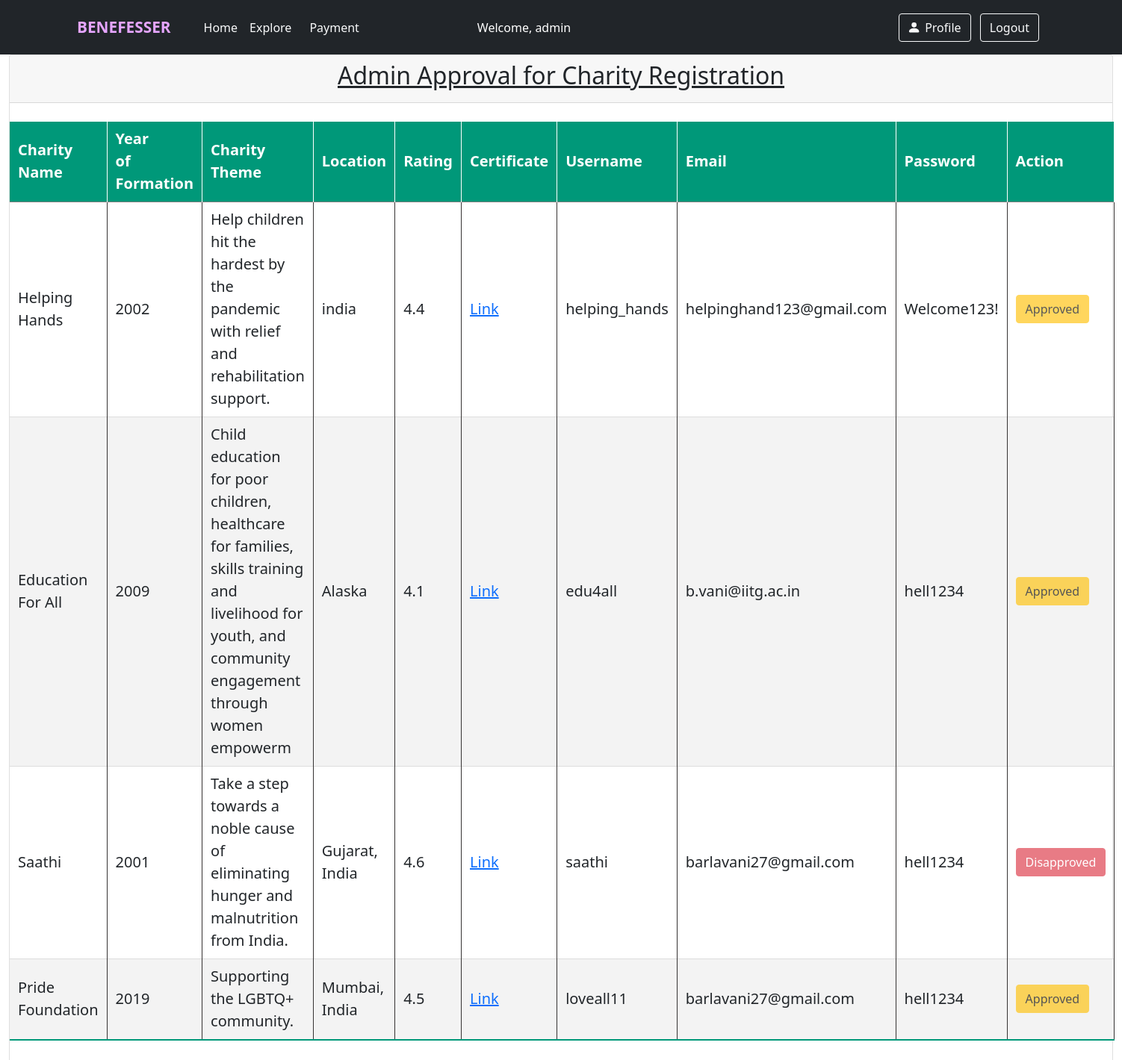
The app's page /AdminApprovalView/ (signed in) with its own data.
### explore/models.py (models this page shows, shortened)
class Charity(AbstractBaseUser):
    name = models.CharField(max_length=250)
    location = models.CharField(max_length=50)
    year = models.CharField(max_length=4)
    charity_theme = models.CharField(max_length=250)
    rating = models.DecimalField(max_digits=2, decimal_places=1)
    pic_link = models.CharField(max_length=1000)
    charity_id = models.CharField(max_length=7, )
    certificate = models.ImageField(upload_to="media", blank=True)
    username = models.CharField(max_length=100,primary_key=True)
    identifier = models.CharField(max_length=40)
    USERNAME_FIELD = 'identifier'
    email = models.EmailField()
    password1 = models.CharField(max_length=200)
    password2 = models.CharField(max_length=200)
    status = models.IntegerField(default=0)

### explore/views.py (the view)
# urls.py: path('AdminApprovalView/', views.admin_approval_view,
def admin_approval_view(request):
    registrations = Charity.objects.all()
    return render(request, 'adminapproval.html', {'registrations': registrations})

### templates/adminapproval.html (shortened to what this page needs)
<!doctype html>
<html lang="en">
<head>
    <link href="https://cdn.jsdelivr.net/npm/bootstrap@5.1.3/dist/css/bootstrap.min.css" rel="stylesheet"
>
</head>
<body>
{% include 'navbar.html' %}
  <section class="content">
    <div class="container-fluid">
      <div class="row">
        <div class="col-md-12">
          <div class="card card-primary">
            <div class="card-header">
              <header>
                <h2 class="card-title">
                  <center><u>Admin Approval for Charity Registration</u></center>
                </h2>
              </header>
            </div>
            <div class="table">
              <table class="content-table" cellpadding="10">
                <thead>
                  <tr>
                    <th>Charity <br />Name</th>
                    <th>
                      Year <br />of<br />
                      Formation
                    </th>
                    <th>Charity<br />Theme</th>
                    <th>Location</th>
                    <th>Rating</th>
                    <th>Certificate</th>
                    <th>Username</th>
                    <th>Email</th>
                    <th>Password</th>
                    <th>Action</th>
                  </tr>
                </thead>
                {% for charity in registrations %}
                <tr>
                  <td>{{ charity.name }}</td>
                  <td>{{ charity.year }}</td>
                  <td>{{ charity.charity_theme }}</td>
                  <td>{{ charity.location }}</td>
                  <td>{{ charity.rating }}</td>
                  <td><a href="{{ charity.certificate }}">Link</a></td>
                  <td>{{ charity.username }}</td>
                  <td>{{ charity.email }}</td>
                  <td>{{ charity.password1 }}</td>
                  <td>
                    {% if charity.status == 0 %}
                    <a
                      href="{% url 'Charity_approve_reg' charity_id=charity.name %}"
                      class="btn btn-success reply_open-modal" data-toggle="modal" data-target="#reply_modal"
                      >Approve</a
                    >
                    <a
                      class="btn btn-danger"
                      href="{% url 'Charity_disapprove_reg' charity_id=charity.name %}"
                      >Disapprove</a
                    >
                    {% elif charity.status == 1 %}
                    <button
                      class="btn btn-warning"
                      disabled="disabled"
                      data-toggle="modal"
                      data-target="#reply_modal"
                    >
                      Approved
                    </button>
                    {% else %}
                    <button
                      class="btn btn-danger"
                      disabled="disabled"
                      data-toggle="modal"
                      data-target="#reply_modal"
                    >
                      Disapproved
                    </button>
                    {% endif %}
                  </td>
                </tr>
                {% endfor %}
              </table>
            </div>
          </div>
        </div>
      </div>
    </div>
  </section>
</body>
</html>

### templates/navbar.html (shortened to what this page needs)
{% load static %}
<header class="p-3 bg-dark text-white">
    <div class="container">
        <div class="d-flex flex-wrap align-items-center justify-content-center justify-content-lg-start">
            <a class="navbar-brand" style="color:#E5A5FF; font-size:1.3rem; font-weight:bold;" href="#">BENEFESSER</a>
            <ul class="nav col-12 col-lg-auto me-lg-auto mb-1 justify-content-center mb-md-0">
                <li><a href="/" class="nav-link ms-4 px-1 link-light">Home</a></li>
                <li><a href="/explore" class="nav-link mx-2 px-1 link-light">Explore</a></li>
                <li><a href="/payment" class="nav-link mx-2 px-1 link-light">Payment</a></li>
                {% if user.is_authenticated %}
                <li class="nav-item">
                    <a class="nav-link" href="#" style="color:white; margin-left:130px;">Welcome, {{user.username}}</a>
                </li>
                {% endif %}
            </ul>
            <div class="text-end">
                {% if user.is_authenticated or userc.is_authenticated %}
                <button type="button" class="btn btn-outline-light me-2" onclick="location.href='/profile'">
                    <svg xmlns="http://www.w3.org/2000/svg" width="18" height="18" fill="currentColor" class="bi bi-person-fill" viewBox="1.2 1.2 16 16">
                        <path d="M3 14s-1 0-1-1 1-4 6-4 6 3 6 4-1 1-1 1H3zm5-6a3 3 0 1 0 0-6 3 3 0 0 0 0 6z"/>
                    </svg>
                    Profile
                </button>
                <button type="button" class="btn btn-outline-light me-2" onclick="location.href='logout'">Logout
                </button>
                {% else %}
                <button type="button" class="btn btn-outline-light me-2" onclick="location.href='/UserRegistration'">
                    Register
                </button>
                <button type="button" class="btn btn-warning me-2" onclick="location.href='/login'">Login</button>
                {% endif %}
            </div>
        </div>
    </div>
</header>

### templates/adminapproval.html (style rules this page uses)
.content-table { border-collapse: collapse; margin: 25px 0; font-size: 1.25em; min-width: 550px; }
.content-table thead tr { background-color: #009879; color: #ffffff; text-align: left; font-weight: bold; }
.content-table th, .content-table td { padding: 8.5px 11px; }
.content-table tbody tr { border-bottom: 1px solid #dddddd; }
.content-table th { border-right: 1.5px solid #ffffff; }
.content-table td { border-right: 1.5px solid #363333; }
.content-table tbody tr:nth-of-type(even) { background-color: #f3f3f3; }
.content-table tbody tr:last-of-type { border-bottom: 2px solid #009879; }
td { border-right: 1px #111010; }
header { display: block; }

### records on screen
Charity: name "Helping Hands", year "2002", charity_theme "Help children hit the hardest by the pandemic with relief and rehabilitation support.", location "india", rating "4.4", username "helping_hands", email "helpinghand123@gmail.com", password1 "Welcome123!", status "Approved"
Charity: name "Education For All", year "2009", charity_theme "Child education for poor children, healthcare for families, skills training and livelihood for youth, and community engagement through women empowerm", location "Alaska", rating "4.1", username "edu4all", email "b.vani@iitg.ac.in", password1 "hell1234", status "Approved"
Charity: name "Saathi", year "2001", charity_theme "Take a step towards a noble cause of eliminating hunger and malnutrition from India.", location "Gujarat, India", rating "4.6", username "saathi", email "barlavani27@gmail.com", password1 "hell1234", status "Disapproved"
Charity: name "Pride Foundation", year "2019", charity_theme "Supporting the LGBTQ+ community.", location "Mumbai, India", rating "4.5", username "loveall11", email "barlavani27@gmail.com", password1 "hell1234", status "Approved"

### other values on screen
{{ user.username }} "admin"
